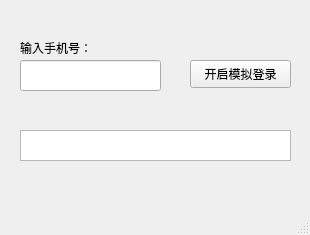
<?xml version="1.0" encoding="UTF-8"?>
<ui version="4.0">
 <class>MainWindow</class>
 <widget class="QMainWindow" name="MainWindow">
  <property name="geometry">
   <rect>
    <x>0</x>
    <y>0</y>
    <width>310</width>
    <height>235</height>
   </rect>
  </property>
  <property name="windowTitle">
   <string>微博模拟登录</string>
  </property>
  <widget class="QWidget" name="centralwidget">
   <widget class="QPushButton" name="pushButton">
    <property name="geometry">
     <rect>
      <x>190</x>
      <y>60</y>
      <width>101</width>
      <height>28</height>
     </rect>
    </property>
    <property name="text">
     <string>开启模拟登录</string>
    </property>
   </widget>
   <widget class="QTextBrowser" name="textBrowser">
    <property name="geometry">
     <rect>
      <x>20</x>
      <y>130</y>
      <width>271</width>
      <height>31</height>
     </rect>
    </property>
   </widget>
   <widget class="QLineEdit" name="lineEdit">
    <property name="geometry">
     <rect>
      <x>20</x>
      <y>60</y>
      <width>141</width>
      <height>31</height>
     </rect>
    </property>
    <property name="text">
     <string/>
    </property>
   </widget>
   <widget class="QLabel" name="label">
    <property name="geometry">
     <rect>
      <x>20</x>
      <y>40</y>
      <width>81</width>
      <height>16</height>
     </rect>
    </property>
    <property name="text">
     <string>输入手机号：</string>
    </property>
   </widget>
  </widget>
  <widget class="QMenuBar" name="menubar">
   <property name="geometry">
    <rect>
     <x>0</x>
     <y>0</y>
     <width>310</width>
     <height>26</height>
    </rect>
   </property>
  </widget>
  <widget class="QStatusBar" name="statusbar"/>
 </widget>
 <resources/>
 <connections/>
</ui>
